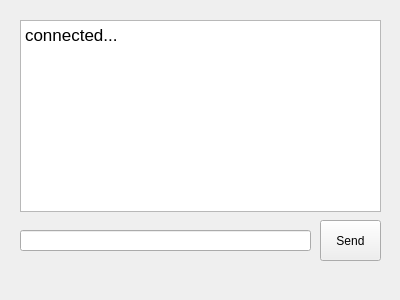
<?xml version="1.0" encoding="UTF-8"?>
<ui version="4.0">
 <class>DockWidget</class>
 <widget class="QDockWidget" name="DockWidget">
  <property name="geometry">
   <rect>
    <x>0</x>
    <y>0</y>
    <width>400</width>
    <height>300</height>
   </rect>
  </property>
  <property name="windowTitle">
   <string>DockWidget</string>
  </property>
  <widget class="QWidget" name="dockWidgetContents">
   <widget class="QTextBrowser" name="textBrowser">
    <property name="geometry">
     <rect>
      <x>20</x>
      <y>20</y>
      <width>361</width>
      <height>192</height>
     </rect>
    </property>
    <property name="html">
     <string>&lt;!DOCTYPE HTML PUBLIC &quot;-//W3C//DTD HTML 4.0//EN&quot; &quot;http://www.w3.org/TR/REC-html40/strict.dtd&quot;&gt;
&lt;html&gt;&lt;head&gt;&lt;meta name=&quot;qrichtext&quot; content=&quot;1&quot; /&gt;&lt;style type=&quot;text/css&quot;&gt;
p, li { white-space: pre-wrap; }
&lt;/style&gt;&lt;/head&gt;&lt;body style=&quot; font-family:'.Lucida Grande UI'; font-size:13pt; font-weight:400; font-style:normal;&quot;&gt;
&lt;p style=&quot; margin-top:0px; margin-bottom:0px; margin-left:0px; margin-right:0px; -qt-block-indent:0; text-indent:0px;&quot;&gt;connected...&lt;/p&gt;&lt;/body&gt;&lt;/html&gt;</string>
    </property>
   </widget>
   <widget class="QLineEdit" name="lineEdit">
    <property name="geometry">
     <rect>
      <x>20</x>
      <y>230</y>
      <width>291</width>
      <height>21</height>
     </rect>
    </property>
   </widget>
   <widget class="QPushButton" name="pushButton">
    <property name="geometry">
     <rect>
      <x>320</x>
      <y>220</y>
      <width>61</width>
      <height>41</height>
     </rect>
    </property>
    <property name="text">
     <string>Send</string>
    </property>
   </widget>
  </widget>
 </widget>
 <resources/>
 <connections/>
</ui>
